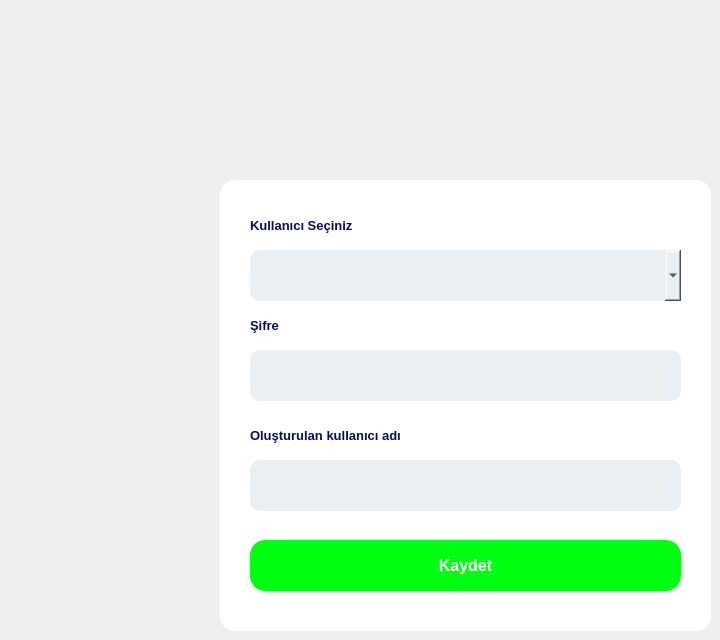
    <widget class="QWidget" name="page_kayitOl">
     <widget class="QWidget" name="widget" native="true">
      <property name="geometry">
       <rect>
        <x>220</x>
        <y>180</y>
        <width>491</width>
        <height>451</height>
       </rect>
      </property>
      <property name="styleSheet">
       <string notr="true">background:white;
border-radius:15px;</string>
      </property>
      <widget class="QLabel" name="label_5">
       <property name="geometry">
        <rect>
         <x>30</x>
         <y>35</y>
         <width>151</width>
         <height>21</height>
        </rect>
       </property>
       <property name="font">
        <font>
         <pointsize>10</pointsize>
         <weight>75</weight>
         <bold>true</bold>
         <underline>false</underline>
        </font>
       </property>
       <property name="styleSheet">
        <string notr="true">color:#020F59;

</string>
       </property>
       <property name="text">
        <string>Kullanıcı Seçiniz</string>
       </property>
      </widget>
      <widget class="QLabel" name="label_38">
       <property name="geometry">
        <rect>
         <x>30</x>
         <y>135</y>
         <width>301</width>
         <height>21</height>
        </rect>
       </property>
       <property name="font">
        <font>
         <pointsize>10</pointsize>
         <weight>75</weight>
         <bold>true</bold>
        </font>
       </property>
       <property name="styleSheet">
        <string notr="true">color:#020F59;

</string>
       </property>
       <property name="text">
        <string>Şifre</string>
       </property>
      </widget>
      <widget class="QLineEdit" name="lineEdit_3">
       <property name="geometry">
        <rect>
         <x>30</x>
         <y>170</y>
         <width>431</width>
         <height>51</height>
        </rect>
       </property>
       <property name="styleSheet">
        <string notr="true">background:#E9EFF2;
border-radius:10px;</string>
       </property>
      </widget>
      <widget class="QLabel" name="label_24">
       <property name="geometry">
        <rect>
         <x>30</x>
         <y>245</y>
         <width>211</width>
         <height>21</height>
        </rect>
       </property>
       <property name="font">
        <font>
         <pointsize>10</pointsize>
         <weight>75</weight>
         <bold>true</bold>
        </font>
       </property>
       <property name="styleSheet">
        <string notr="true">color:#020F59;

</string>
       </property>
       <property name="text">
        <string>Oluşturulan kullanıcı adı</string>
       </property>
      </widget>
      <widget class="QLineEdit" name="lineEdit_4">
       <property name="geometry">
        <rect>
         <x>30</x>
         <y>280</y>
         <width>431</width>
         <height>51</height>
        </rect>
       </property>
       <property name="styleSheet">
        <string notr="true">background:#E9EFF2;
border-radius:10px;</string>
       </property>
      </widget>
      <widget class="QPushButton" name="btn_prsonel_admin">
       <property name="geometry">
        <rect>
         <x>30</x>
         <y>360</y>
         <width>431</width>
         <height>51</height>
        </rect>
       </property>
       <property name="font">
        <font>
         <pointsize>12</pointsize>
         <weight>75</weight>
         <bold>true</bold>
        </font>
       </property>
       <property name="styleSheet">
        <string notr="true">background-color: rgb(0, 255, 17);
color:white;</string>
       </property>
       <property name="text">
        <string>Kaydet</string>
       </property>
      </widget>
      <widget class="QComboBox" name="cb_kullanici_kayit">
       <property name="geometry">
        <rect>
         <x>30</x>
         <y>70</y>
         <width>431</width>
         <height>51</height>
        </rect>
       </property>
       <property name="styleSheet">
        <string notr="true">background:#E9EFF2;
border-radius:10px;</string>
       </property>
      </widget>
     </widget>
    </widget>
